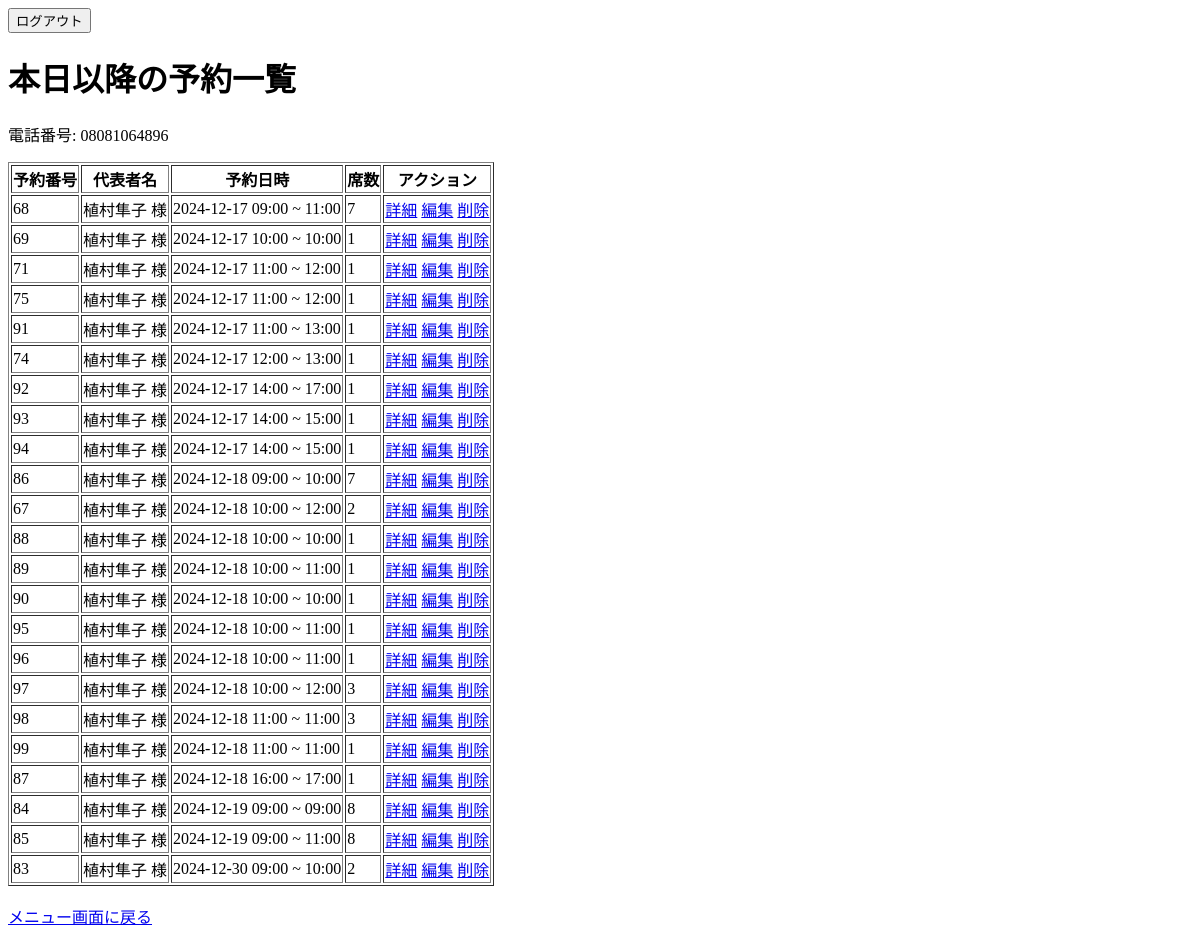
/reserve/list/?phone_number=08081064896 (signed in), run on an earlier commit of the app's database.
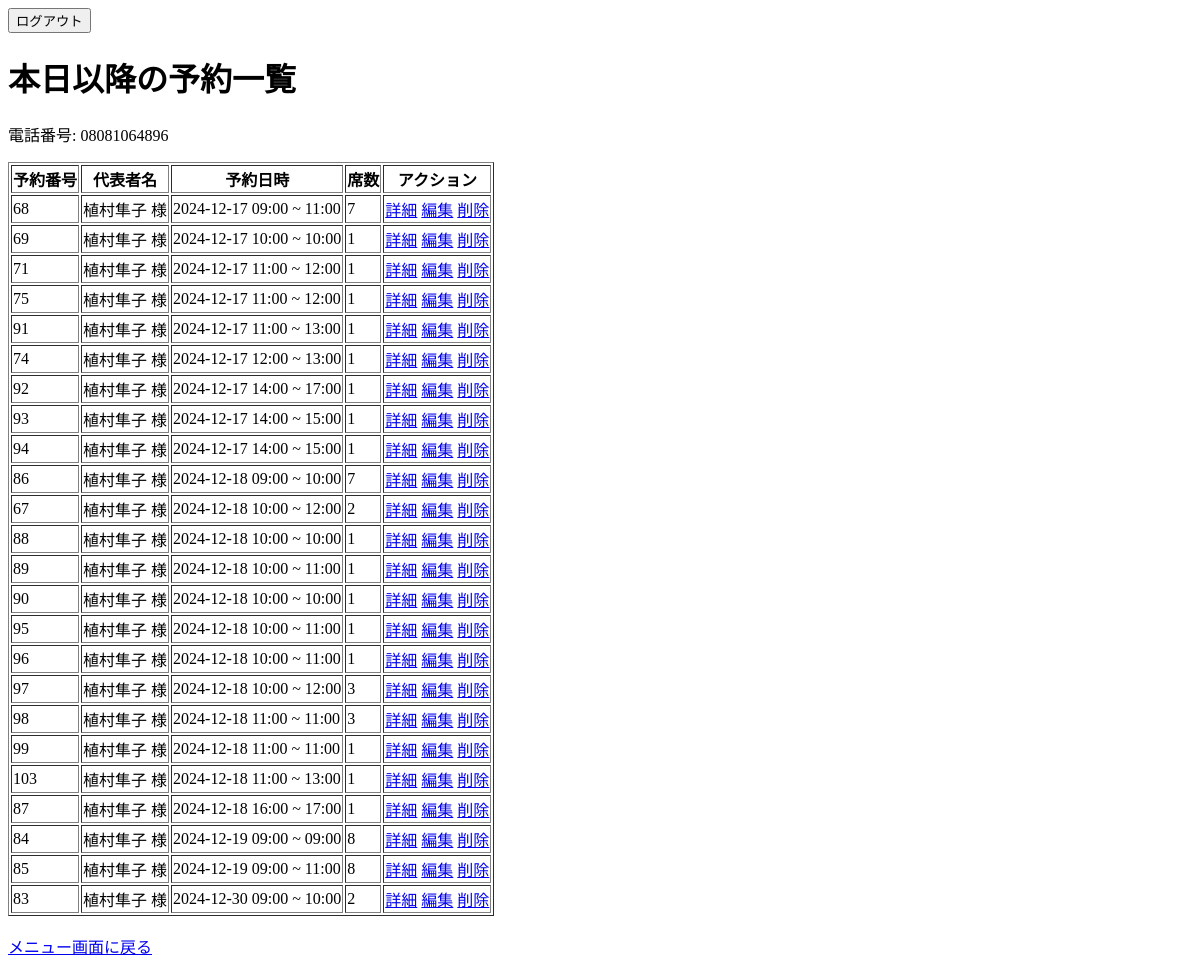
And on a later commit of the database.
### reservations/models.py (models this page shows, shortened)
class Reservation(models.Model):
    customer_name = models.CharField(max_length=60, verbose_name="代表者名")
    phone_number = models.CharField(max_length=15, verbose_name="お電話番号")
    hour = models.PositiveIntegerField(verbose_name="ご利用時間")
    start = models.DateTimeField(verbose_name="開始時間")
    end = models.DateTimeField(verbose_name="終了時間", null=True, blank=True)
    seat_count = models.PositiveIntegerField(verbose_name="予約席数", default=1)
    remark = models.TextField(max_length=200, verbose_name="備考欄", null=True, blank=True)
    RESERVATION_IS_PREORDER = ((1, '事前注文'), (2, 'お店で注文'))
    is_preorder = models.IntegerField(choices=RESERVATION_IS_PREORDER, verbose_name="事前注文の有無")
    RESERVATION_IS_EATIN = ((1, 'イートイン'), (2, 'テイクアウト'))
    is_eatin = models.IntegerField(choices=RESERVATION_IS_EATIN, verbose_name="イートイン/テイクアウト")
    menu_items = models.ManyToManyField(Items, through='ReservationItem', verbose_name="注文メニュー")

### reservations/views.py (the view)
# urls.py: path('reserve/list/', views.ReservationListView.as_view(), name="reservation_list"),
class ReservationListView(LoginRequiredMixin, ListView):
    model = Reservation
    template_name = 'reservations/reservation_list.html'  # 使用するテンプレート名
    context_object_name = 'reservations'  # テンプレートで使用するオブジェクト名
    def get_queryset(self):
        phone_number = self.request.GET.get('phone_number', '')  # URLクエリパラメータから電話番号を取得
        if phone_number:
            today = now().date()  # 現在の日付を取得
            return Reservation.objects.filter(
                phone_number=phone_number,
                start__date__gte=today  # 今日以降の予約を取得
            ).order_by('start')  # 予約日が近い順に並べる
        return Reservation.objects.none()  # 電話番号が渡されていない場合は空のクエリセットを返す
    def get_context_data(self, **kwargs):
        context = super().get_context_data(**kwargs)
        context['phone_number'] = self.request.GET.get('phone_number', '')  # テンプレートに電話番号を渡す
        return context

### reservations/templates/reservations/reservation_list.html (shortened to what this page needs)
{% extends 'base.html' %}
{% block content %}
<h1>本日以降の予約一覧</h1>
{% if phone_number %}
    <p>電話番号: {{ phone_number }}</p>
{% endif %}
{% if reservations %}
    <table border="1">
        <thead>
            <tr>
                <th>予約番号</th>
                <th>代表者名</th>
                <th>予約日時</th>
                <th>席数</th>
                <th>アクション</th>
            </tr>
        </thead>
        <tbody>
            {% for reservation in reservations %}
                <tr>
                    <td>{{ reservation.id }}</td>
                    <td>{{ reservation.customer_name }} 様</td>
                    <td>
                        {{ reservation.start|date:"Y-m-d H:i" }} ~
                        {{ reservation.end|date:"H:i" }}
                    </td>
                    <td>{{ reservation.seat_count }}</td>
                    <td>
                        <a href="{% url 'reservation_detail' pk=reservation.pk %}">詳細</a>
                        <a href="{% url 'reservation_edit' pk=reservation.pk %}">編集</a>
                        <a href="{% url 'reservation_delete' pk=reservation.pk %}">削除</a>
                    </td>
                </tr>
            {% endfor %}
        </tbody>
    </table>
{% else %}
    <p>一致する予約は見つかりませんでした。</p>
{% endif %}
<br>
<a href="{% url 'menu_user' %}">メニュー画面に戻る</a>
{% endblock %}

What changed in the data, as far as the page shows it:
added Reservation: id "103", customer_name "植村隼子", start "2024-12-18 11:00", end "13:00", seat_count "1"
